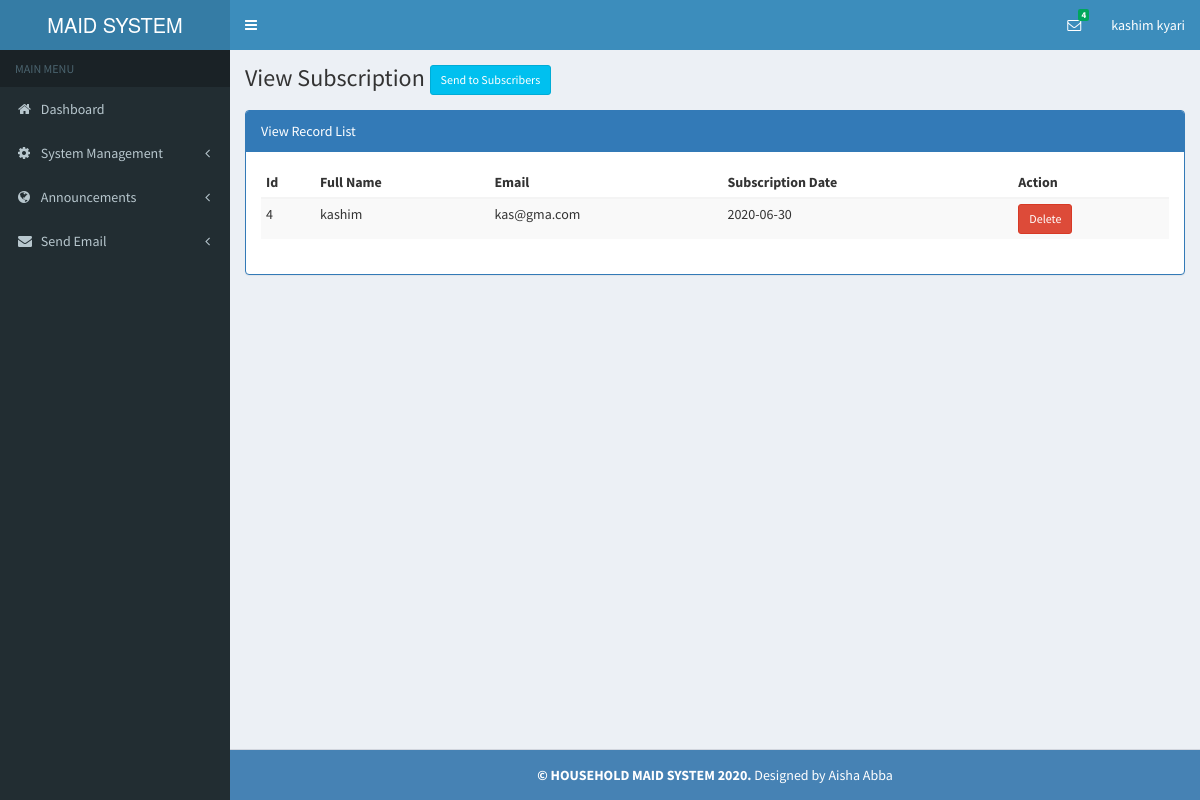
Page /admin/viewsubscription.php (signed in) on the committed database.
### tables this page shows
CREATE TABLE `accounts` (
  `fname` varchar(255) NOT NULL,
  `lname` varchar(255) NOT NULL,
  `id_number` int(255) NOT NULL,
  `email` varchar(255) NOT NULL,
  `phone` varchar(255) NOT NULL,
  `address` varchar(255) NOT NULL,
  `town` varchar(255) NOT NULL,
  `password` varchar(255) NOT NULL,
  `role_id` varchar(255) NOT NULL
);

CREATE TABLE `subscribers` (
  `id` int(11) NOT NULL,
  `fname` text NOT NULL,
  `mail` text NOT NULL,
  `subscription_date` date NOT NULL DEFAULT current_timestamp()
);

### admin/viewsubscription.php (the view, shortened to what this page needs)
<?php require_once('../dbconnect.php');
?>
<?php require_once ('include/header.php'); ?>
<?php require_once ('include/sidebar.php'); ?>
<div class="content-wrapper">
    <section class="content-header">
        <h1>
            View Subscription <a class="btn btn-sm btn-info" href="alert_subscribers">Send to Subscribers</a>
        </h1>
    </section>
    <section class="content">
        <div class="panel panel-primary">
            <div class="panel-heading">View Record List</div>
            <div class="panel-body">
                <?php
                $sql="SELECT * FROM subscribers";
                $event=mysqli_query($conn,$sql);
                ?>
                <div class="table-responsive">
                    <table class="table table-striped table-condensed table-hover dataTables" id="dataTables-libraryList">
                        <thead>
                        <tr>
                            <th>Id</th>
                            <th>Full Name</th>
                            <th> Email</th>
                            <th> Subscription Date</th>
                            <th> Action</th>
                        </tr>
                        </thead>
                        <tbody>
                        <?php
                        while($row=mysqli_fetch_assoc($event)){
                        echo "<tr>";
                        ?>
                        <td><?php echo $row['id']; ?></td>
                        <td><?php echo $row['fname']; ?></td>
                        <td><?php echo $row['mail']; ?></td>
                        <td><?php echo $row['subscription_date']; ?></td>
                        <td><a class="btn btn-sm btn-danger" onclick="return confirm('Sure to delete? It will be deleted permanetly!')" href="?action=transview&id=<?php echo $row['id'];?>&act=delete">Delete</a> </td>
                        </tbody>
                        <?php
                        }
                        ?>
                    </table>
                </div>
            </div>
        </div>
    </section>
</div>
<?php require_once('include/footer.php');  ?>

### admin/include/header.php (shortened to what this page needs)
<?php
require_once('../dbconnect.php');
$role=  $_SESSION['role_session'];
if(!isset($_SESSION['admin'])  && $role!=1)
{
        header("Location:../login.php");
}
else{
    $session_id= $_SESSION['admin'];
    $query=$conn->query("SELECT * FROM accounts WHERE email='$session_id'");
    $row=$query->fetch_array();
    $fname=$row['fname'];
    $lname=$row['lname'];
}
    ?>
<!DOCTYPE html>
<html>
  <head>
    <link rel="stylesheet" href="../assets/bootstrap/css/bootstrap.min.css">
      <link rel="stylesheet" href="../assets/swal2/sweetalert2.min.css">
    <link rel="stylesheet" href="../assets/css/font-awesome.min.css">
    <link rel="stylesheet" href="../assets/css/ionicons.min.css">
    <link rel="stylesheet" href="../assets/css/AdminLTE.min.css">
    <link rel="stylesheet" href="../assets/css/skins/_all-skins.min.css">
      <link href="../assets/modal-effect/css/component.css" rel="stylesheet">
    <link rel="stylesheet" href="../assets/plugins/datepicker/datepicker3.css">
    <link rel="stylesheet" href="../assets/plugins/daterangepicker/daterangepicker-bs3.css">
    <link href="../assets/elibrary/fileinput/css/fileinput.css " media="all" rel="stylesheet" type="text/css" />
    <link href="../assets/elibrary/modal/css/bootstrap-modal.css" media="all" rel="stylesheet" type="text/css" />
    <link href="../assets/elibrary/css/li-scroller.css" media="all" rel="stylesheet" type="text/css" />
    <link href="../assets/elibrary/plugins/dataTables/dataTables.bootstrap.css " media="all" rel="stylesheet" type="text/css" />
   </head>
   <body class="hold-transition skin-blue sidebar-mini">
    <div class="wrapper">
      <header class="main-header">
        <a href="index" class="logo">
          <span class="logo-lg">MAID SYSTEM</span>
        </a>
        <nav class="navbar navbar-static-top" role="navigation">
          <a href="#" class="sidebar-toggle" data-toggle="offcanvas" role="button">
          </a>
          <div class="navbar-custom-menu">
            <ul class="nav navbar-nav">
                <li class="dropdown messages-menu">
                <a href="#" class="dropdown-toggle" data-toggle="dropdown">
                  <i class="fa fa-envelope-o"></i>
                    <?php
                    $stmt=$conn->query("SELECT * FROM inquiries");
                    $count=mysqli_num_rows($stmt);
                    ?>
                  <span class="label label-success"><?php echo $count; ?></span>
                </a>
              </li>
              <li class="dropdown user user-menu">
                <a href="#" class="dropdown-toggle" data-toggle="dropdown">
                  <span class="hidden-xs"><?php echo $fname;   ?></span>
                  <span class="hidden-xs"><?php echo $lname;   ?></span>
                </a>
              </li>
            </ul>
          </div>
        </nav>
      </header>

### rows in the picture
accounts: fname "kashim", lname "kyari"
subscribers: id "4", fname "kashim", mail "kas@gma.com", subscription_date "2020-06-30"

### other values in the picture
$count "4"
